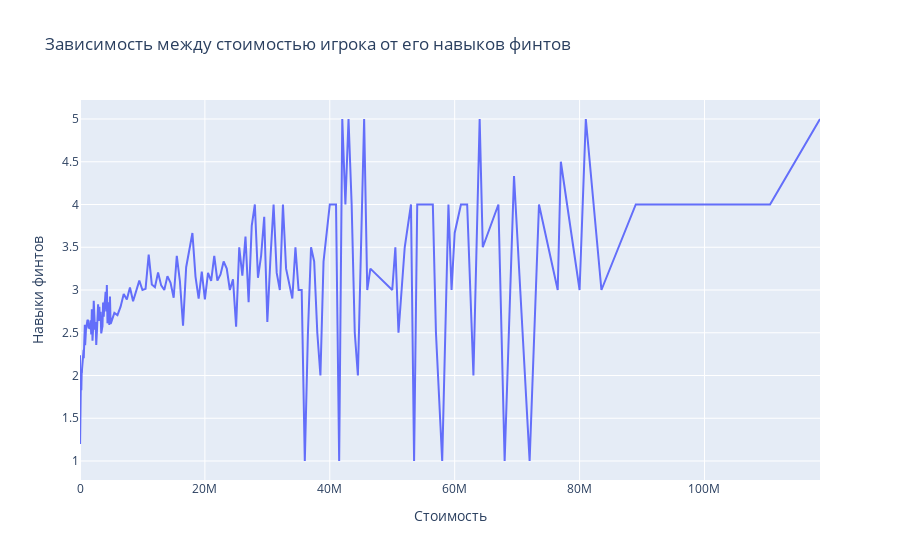

The cell this chart's notebook holds for it:
### Markdown cell above
12. Зависит ли **стоимость** игрока (Value) от его "**финтов**" (Skill Moves)?

По даннным графика ниже можно сказать, что прослеживается некоторая зависимость между стоимостью игрока и его финтами, т.к график движется вверх с возрастением стоимости. Но достаточно много выбросов, которые выделяются из общей тенденции. поэтому прямой зависимости между этими показателями нет.

### Code cell
new_df5 = df[['Value', 'Skill Moves']].dropna()
new_df5 = new_df5.groupby('Value').agg('mean')
new_df5.reset_index(inplace=True)
lst = new_df5['Value'].tolist()
lst_num = []
for i in lst:
    c = i.replace('€', '')
    if('M' in i): c = float(c.replace('M', '')) * 1000000
    elif ('K' in i): c = float(c.replace('K', '')) * 1000
    lst_num.append(c)
new_df5['Value_norm'] = lst_num
new_df5 = new_df5.astype({'Value_norm': np.float64})
new_df5 = new_df5.sort_values(['Value_norm'])
fig = px.line(new_df5, x='Value_norm', y='Skill Moves' , title='Зависимость между стоимостью игрока от его навыков финтов')
fig.update_layout(xaxis_title = "Стоимость",
    yaxis_title = "Навыки финтов",
    legend = dict(title = 'Показатели'))
fig.show()

### Figure 1 — Plotly figure (JSON) as saved in the notebook; plotly's stock layout.template omitted (floating-point values rounded to 4 significant figures; data arrays with more than 128 entries replaced by an {"elided": "..."} marker saying what was removed)
{"data": [{"hovertemplate": "Value_norm=%{x}<br>Skill Moves=%{y}<extra></extra>", "legendgroup": "", "line": {"color": "#636efa", "dash": "solid"}, "marker": {"symbol": "circle"}, "mode": "lines", "name": "", "orientation": "v", "showlegend": false, "type": "scatter", "x": {"elided": "217 float values"}, "xaxis": "x", "y": {"elided": "217 float values"}, "yaxis": "y"}], "layout": {"legend": {"title": {"text": "Показатели"}, "tracegroupgap": 0}, "title": {"text": "Зависимость между стоимостью игрока от его навыков финтов"}, "xaxis": {"anchor": "y", "domain": [0, 1], "title": {"text": "Стоимость"}}, "yaxis": {"anchor": "x", "domain": [0, 1], "title": {"text": "Навыки финтов"}}}}
